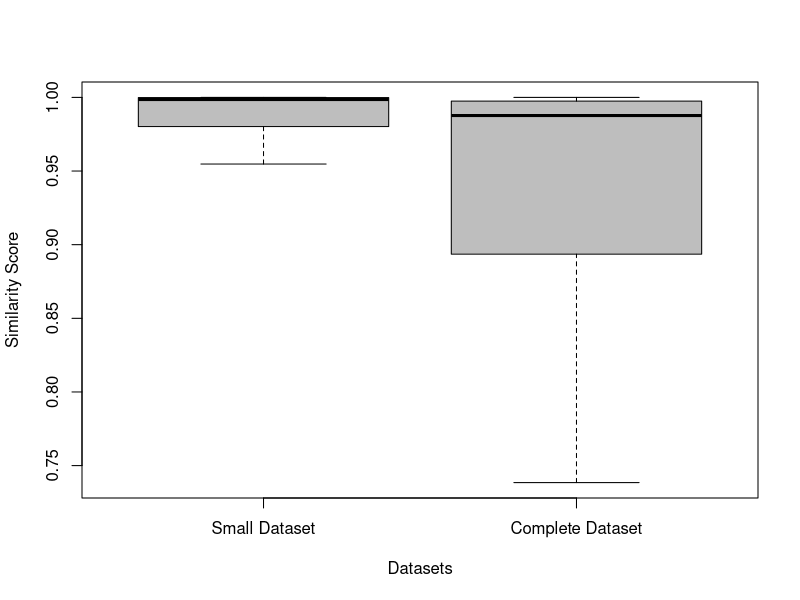
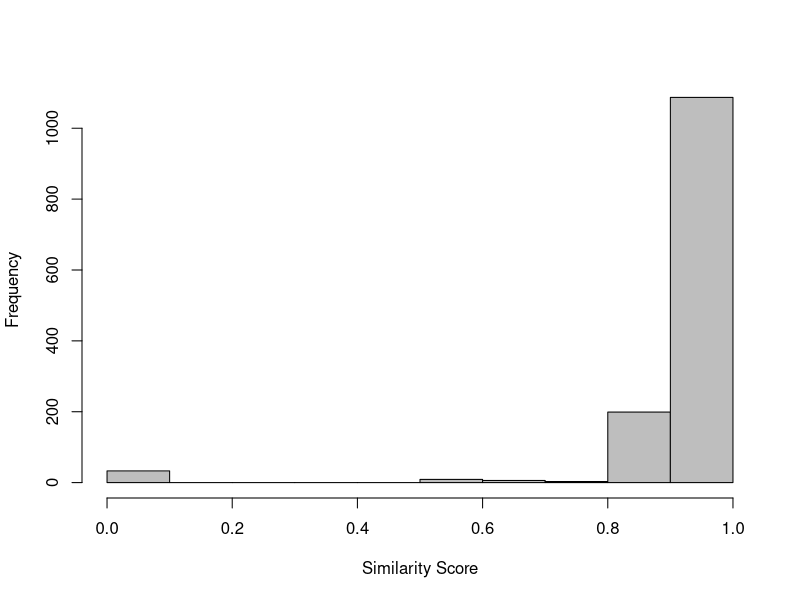

Here is the R script that generated these plots, in order:
## ---- chunk 1
knitr::opts_chunk$set(echo = TRUE)
knitr::opts_chunk$set(fig.width=5, fig.height=5, fig.path='./figures/', dev=c('png', 'pdf'))
setwd(".")
library(sqldf)
library(xtable)
## ---- chunk 2
full_ds <- read.csv("large_ds.csv", head=T, sep=',')
small_ds <- read.csv("small_ds.csv", head=T, sep=',')
full_ds$similarity = as.numeric(as.character(full_ds$similarity))
#full_ds = sqldf("select * from full_ds where family in (select family from small_ds where family <> 'None')
#                and family <> 'gappusin'")
## ---- chunk 3
nrow(full_ds)
nrow(small_ds)
## ---- chunk 4
sqldf("select malware, count(*) from full_ds group by malware")
## ---- chunk 5
sqldf("select apidetected, count(*) from full_ds group by apidetected")

sqldf("select malware, apidetected, count(*) 
       from full_ds 
       group by malware, apidetected")
## ---- chunk 6
sqldf("select apidetected, count(*) from small_ds group by apidetected")

sqldf("select malware, apidetected, count(*) 
       from small_ds 
       group by malware, apidetected")
## ---- chunk 7
sqldf("select malware, apidetected, count(*) 
       from small_ds 
       group by malware, apidetected")


rp <- sqldf("select count(*) from small_ds where malware = 'True'")

tp <- sqldf("select * from small_ds where malware = 'True' and apidetected = 'True'" )

fp <- sqldf("select * from small_ds where malware = 'False' and apidetected = 'True'" )

fn <- sqldf("select * from small_ds where malware = 'True' and apidetected = 'False'" )

precision = nrow(tp) / (nrow(tp) + nrow(fp))

recall = nrow(tp) / (nrow(tp) + nrow(fn))

fscore = 2 * (precision*recall) / (precision + recall)

precision
recall
fscore
## ---- chunk 8
summary(small_ds$similarity)
sd(small_ds$similarity)
## ---- chunk 9
total <- nrow(small_ds) 

totalNoFamily <- nrow(sqldf("select * from small_ds where family = 'None'"))

percentageWithFamily <- 100 - (totalNoFamily * 100 / total)

percentageWithFamily

families <- sqldf("select family, count(*) as Total 
                   from small_ds where family != 'None'
                   group by family 
                   order by 2 desc")

families["Percentage"] <- families$Total * 100 / percentageWithFamily

sqldf("select family, percentage from families order by 2 desc")
## ---- chunk 10
tp <- sqldf("select * from full_ds where malware = 'True' and apidetected = 'True'" )

fp <- sqldf("select * from full_ds where malware = 'False' and apidetected = 'True'" )

fn <- sqldf("select * from full_ds where malware = 'True' and apidetected = 'False'" )

precision = nrow(tp) / (nrow(tp) + nrow(fp))

recall = nrow(tp) / (nrow(tp) + nrow(fn))

fscore = 2 * (precision*recall) / (precision + recall)

precision
recall
fscore
## ---- chunk 11
summary(full_ds$similarity)
sd(full_ds$similarity)

sqldf("select count(*) from full_ds where similarity = 0")

sqldf("select count(*) from full_ds where similarity < 0.25")
sqldf("select count(*)  from full_ds where similarity >= 0.25 and similarity < 0.5")
sqldf("select count(*)  from full_ds where similarity >= 0.5 and similarity < 0.75")
sqldf("select count(*)  from full_ds where similarity >= 0.75")
sqldf("select count(*)  from full_ds where similarity >= 0.90")
## ---- chunk 12
#s1 <- sqldf("select ds.*, 'True' as h1 
#             from full_ds ds 
#             where (malware = 'True' and apidetected = 'True') or 
#                   (malware = 'False' and apidetected = 'False')")

s1 <- sqldf("select ds.*, 'True' as h1 
             from full_ds ds 
             where (malware = 'True' and apidetected = 'True')")

s2 <- sqldf("select ds.*, 'False' as h1 
             from full_ds ds
             where (malware = 'True' and apidetected = 'False') or 
                   (malware = 'False' and apidetected = 'True')")

ds <- rbind(s1, s2)

ds$h1 <- as.factor(ds$h1)

# cor.test(ds$h1, ds$similarity)

nrow(ds)

sqldf("select h1, count(*) from ds group by h1")

model <- glm(h1~similarity, data=ds, family = "binomial")

summary(model)
## ---- chunk 13
set.seed(123)

km.res <- kmeans(ds$similarity, 10)


print(km.res$centers)

dd <- cbind(ds, cluster = km.res$cluster)


s1 <- sqldf("select cluster, count(*) as total from dd group by cluster")
s2 <- sqldf("select cluster, count(*) as hits from dd where h1 = 'True' group by cluster")

dd = merge(s1, s2)

dd["Percentage"] = dd$hits * 100 / dd$total

dd 

cs = data.frame("cluster" = c(1,2,3,4,5, 6, 7, 8, 9, 10), 
                "averageSimilarity" = km.res$centers)

cs = merge(dd, cs)

colnames(cs)

xtable(sqldf("select cluster, averageSimilarity, total, hits, percentAGE 
              from cs 
              order by averageSimilarity"))
## ---- chunk 14
summary(small_ds$similarity)
summary(full_ds$similarity)

sd(small_ds$similarity)
sd(full_ds$similarity)


sds <- sqldf("select similarity, 'Small Dataset' as dataset from small_ds") 
cds <- sqldf("select similarity, 'Complete Dataset' as dataset from full_ds") 

ds <- rbind(sds, cds)

ds$dataset <- factor(ds$dataset , levels=c("Small Dataset", "Complete Dataset"))

boxplot(similarity~dataset, data = ds, xlab="Datasets", ylab="Similarity Score", col = c("gray"), outline=F)
## ---- chunk 15

tp <- sqldf("select * from full_ds where malware = 'True' and (apidetected = 'True' or paramdetected = 'True')" )

fp <- sqldf("select * from full_ds where malware = 'False' and (apidetected = 'True' or paramdetected = 'True')" )

fn <- sqldf("select * from full_ds where malware = 'True' and (apidetected = 'False' and paramdetected = 'False')" )

precision = nrow(tp) / (nrow(tp) + nrow(fp))

recall = nrow(tp) / (nrow(tp) + nrow(fn))

fscore = 2 * (precision*recall) / (precision + recall)

precision
recall
fscore
nrow(tp)
nrow(fp)
nrow(fn)
## ---- chunk 16

tp <- sqldf("select * from full_ds where malware = 'True' and (apidetected = 'True' or tracedetected = 'True')" )

fp <- sqldf("select * from full_ds where malware = 'False' and (apidetected = 'True' or tracedetected = 'True')" )

fn <- sqldf("select * from full_ds where malware = 'True' and (apidetected = 'False' and tracedetected = 'False')" )

precision = nrow(tp) / (nrow(tp) + nrow(fp))

recall = nrow(tp) / (nrow(tp) + nrow(fn))

fscore = 2 * (precision*recall) / (precision + recall)

precision
recall
fscore
nrow(tp)
nrow(fp)
nrow(fn)
## ---- chunk 17

tp <- sqldf("select * from full_ds where malware = 'True' and (apidetected = 'True' or tracedetected = 'True' or paramdetected = 'True')" )

fp <- sqldf("select * from full_ds where malware = 'False' and (apidetected = 'True' or tracedetected = 'True' or paramdetected = 'True')" )

fn <- sqldf("select * from full_ds where malware = 'True' and (apidetected = 'False' and tracedetected = 'False' and paramdetected = 'False')" )

precision = nrow(tp) / (nrow(tp) + nrow(fp))

recall = nrow(tp) / (nrow(tp) + nrow(fn))

fscore = 2 * (precision*recall) / (precision + recall)

precision
recall
fscore
nrow(tp)
nrow(fp)
nrow(fn)
## ---- chunk 18

sqldf("select malware, apidetected, count(*) 
       from full_ds 
       where family = 'gappusin'
       group by malware, apidetected")

tp <- sqldf("select * from full_ds where malware = 'True' and apidetected = 'True' and family 
            
            not in ('revmob','gappusin')
            
            
            
            ")

fp <- sqldf("select * from full_ds where malware = 'False' and apidetected = 'True'")

fn <- sqldf("select * from full_ds where malware = 'True' and apidetected = 'False' and family
            not in ('revmob','gappusin')
            
            
            ") 


precision = nrow(tp) / (nrow(tp) + nrow(fp))

recall = nrow(tp) / (nrow(tp) + nrow(fn))

fscore = 2 * (precision*recall) / (precision + recall)

precision
recall
fscore
## ---- chunk 19

gappusin <- sqldf("select * from full_ds where family =  'gappusin'")

summary(gappusin$similarity)
sd(gappusin$similarity)
hist(gappusin$similarity, main="", xlab="Similarity Score", ylab="Frequency", col = c("gray"))
## ---- chunk 20
sqldf("select family, count(*) 
       from full_ds 
       where malware = 'True' 
       group by family order by 2 desc")


sqldf("select malware, apidetected, count(*) 
       from full_ds 
       where family = 'gappusin'
       group by malware, apidetected")

sqldf("select count(distinct family) from full_ds")


totalWithFamily <- nrow(sqldf("select * from full_ds where family != 'None'"))

families <- sqldf("select family, count(*) as Total 
                   from full_ds where family != 'None'
                   group by family 
                  order by 2 desc")

families["Percentage"] <- families["Total"] * 100 / totalWithFamily
sqldf("select family, percentage
       from families
       order by 2 desc")
## ---- chunk 21

tp <- sqldf("select * from full_ds where (malware = 'True' or qtdvendor = 1) and apidetected = 'True'")

fp <- sqldf("select * from full_ds where (malware = 'False' and qtdvendor = 0) and apidetected = 'True'")

fn <- sqldf("select * from full_ds where (malware = 'True' or qtdvendor = 1) and apidetected = 'False'" )

precision1V = nrow(tp) / (nrow(tp) + nrow(fp))

recall1V = nrow(tp) / (nrow(tp) + nrow(fn))

fscore1V = 2 * (precision1V*recall1V) / (precision1V + recall1V)

precision1V
recall1V
fscore1V
